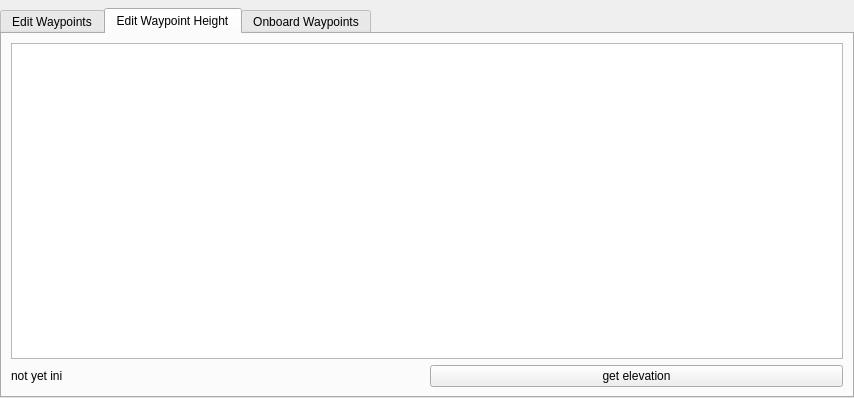
<?xml version="1.0" encoding="UTF-8"?>
<ui version="4.0">
 <class>WaypointList</class>
 <widget class="QWidget" name="WaypointList">
  <property name="geometry">
   <rect>
    <x>0</x>
    <y>0</y>
    <width>854</width>
    <height>398</height>
   </rect>
  </property>
  <property name="minimumSize">
   <size>
    <width>100</width>
    <height>120</height>
   </size>
  </property>
  <property name="windowTitle">
   <string>Form</string>
  </property>
  <layout class="QGridLayout" name="gridLayout">
   <property name="leftMargin">
    <number>0</number>
   </property>
   <property name="topMargin">
    <number>8</number>
   </property>
   <property name="rightMargin">
    <number>0</number>
   </property>
   <property name="bottomMargin">
    <number>0</number>
   </property>
   <property name="spacing">
    <number>0</number>
   </property>
   <item row="0" column="0">
    <widget class="QTabWidget" name="tabWidget">
     <property name="currentIndex">
      <number>1</number>
     </property>
     <widget class="QWidget" name="editTab">
      <attribute name="title">
       <string>Edit Waypoints</string>
      </attribute>
      <layout class="QGridLayout" name="gridLayout_2">
       <property name="leftMargin">
        <number>6</number>
       </property>
       <property name="topMargin">
        <number>0</number>
       </property>
       <property name="rightMargin">
        <number>6</number>
       </property>
       <property name="bottomMargin">
        <number>6</number>
       </property>
       <property name="spacing">
        <number>6</number>
       </property>
       <item row="0" column="0" colspan="9">
        <widget class="QScrollArea" name="scrollArea">
         <property name="widgetResizable">
          <bool>true</bool>
         </property>
         <widget class="QWidget" name="scrollAreaWidgetContents">
          <property name="geometry">
           <rect>
            <x>0</x>
            <y>0</y>
            <width>834</width>
            <height>325</height>
           </rect>
          </property>
          <layout class="QVBoxLayout" name="verticalLayout_2">
           <item>
            <widget class="QWidget" name="editableListWidget" native="true">
             <property name="toolTip">
              <string>Waypoint list. The list is empty until you issue a read command or add waypoints.</string>
             </property>
             <property name="statusTip">
              <string>Waypoint list. The list is empty until you issue a read command or add waypoints.</string>
             </property>
             <property name="whatsThis">
              <string>Waypoint list. The list is empty until you issue a read command or add waypoints.</string>
             </property>
            </widget>
           </item>
          </layout>
         </widget>
        </widget>
       </item>
       <item row="1" column="0">
        <widget class="QPushButton" name="saveButton">
         <property name="toolTip">
          <string>Save waypoints to a file on the local harddisk. Does not save them on the MAV.</string>
         </property>
         <property name="statusTip">
          <string>Save waypoints to a file on the local harddisk. Does not save them on the MAV.</string>
         </property>
         <property name="whatsThis">
          <string>Save waypoints to a file on the local harddisk. Does not save them on the MAV.</string>
         </property>
         <property name="text">
          <string>Save WPs</string>
         </property>
        </widget>
       </item>
       <item row="1" column="1">
        <widget class="QPushButton" name="loadButton">
         <property name="toolTip">
          <string>Load waypoints from a file on the local harddisk. Does not load the waypoints on the MAV.</string>
         </property>
         <property name="statusTip">
          <string>Load waypoints from a file on the local harddisk. Does not load the waypoints on the MAV.</string>
         </property>
         <property name="whatsThis">
          <string>Load waypoints from a file on the local harddisk. Does not load the waypoints on the MAV.</string>
         </property>
         <property name="text">
          <string>Load WPs</string>
         </property>
        </widget>
       </item>
       <item row="1" column="3">
        <spacer name="horizontalSpacer">
         <property name="orientation">
          <enum>Qt::Horizontal</enum>
         </property>
         <property name="sizeHint" stdset="0">
          <size>
           <width>127</width>
           <height>20</height>
          </size>
         </property>
        </spacer>
       </item>
       <item row="1" column="4">
        <widget class="QToolButton" name="positionAddButton">
         <property name="toolTip">
          <string>Set the current vehicle position as new waypoint</string>
         </property>
         <property name="statusTip">
          <string>Set the current vehicle position as new waypoint</string>
         </property>
         <property name="whatsThis">
          <string>Set the current vehicle position as new waypoint</string>
         </property>
         <property name="text">
          <string>...</string>
         </property>
         <property name="icon">
          <iconset resource="../../qgroundcontrol.qrc">
           <normaloff>:/images/actions/go-bottom.svg</normaloff>:/images/actions/go-bottom.svg</iconset>
         </property>
        </widget>
       </item>
       <item row="1" column="5">
        <widget class="QToolButton" name="addButton">
         <property name="toolTip">
          <string>Add a new waypoint to this list. Transmit via write to the MAV.</string>
         </property>
         <property name="statusTip">
          <string>Add a new waypoint to this list. Transmit via write to the MAV.</string>
         </property>
         <property name="whatsThis">
          <string>Add a new waypoint to this list. Transmit via write to the MAV.</string>
         </property>
         <property name="text">
          <string>...</string>
         </property>
         <property name="icon">
          <iconset resource="../../qgroundcontrol.qrc">
           <normaloff>:/images/actions/list-add.svg</normaloff>:/images/actions/list-add.svg</iconset>
         </property>
        </widget>
       </item>
       <item row="1" column="6">
        <widget class="QToolButton" name="clearWPListButton">
         <property name="toolTip">
          <string>Delete all waypoints from this list. You have to click write to clear the list on the MAV as well.</string>
         </property>
         <property name="statusTip">
          <string>Delete all waypoints from this list. You have to click write to clear the list on the MAV as well.</string>
         </property>
         <property name="whatsThis">
          <string>Delete all waypoints from this list. You have to click write to clear the list on the MAV as well.</string>
         </property>
         <property name="text">
          <string>...</string>
         </property>
         <property name="icon">
          <iconset resource="../../qgroundcontrol.qrc">
           <normaloff>:/images/actions/process-stop.svg</normaloff>:/images/actions/process-stop.svg</iconset>
         </property>
        </widget>
       </item>
       <item row="1" column="7">
        <widget class="QPushButton" name="readButton">
         <property name="toolTip">
          <string>Read all waypoints from the MAV. Clears the list on this computer.</string>
         </property>
         <property name="statusTip">
          <string>Read all waypoints from the MAV. Clears the list on this computer.</string>
         </property>
         <property name="whatsThis">
          <string>Read all waypoints from the MAV. Clears the list on this computer.</string>
         </property>
         <property name="text">
          <string>Read</string>
         </property>
         <property name="icon">
          <iconset resource="../../qgroundcontrol.qrc">
           <normaloff>:/images/status/software-update-available.svg</normaloff>:/images/status/software-update-available.svg</iconset>
         </property>
        </widget>
       </item>
       <item row="1" column="8">
        <widget class="QPushButton" name="transmitButton">
         <property name="toolTip">
          <string>Transmit all waypoints on this list to the MAV.</string>
         </property>
         <property name="statusTip">
          <string>Transmit all waypoints on this list to the MAV.</string>
         </property>
         <property name="whatsThis">
          <string>Transmit all waypoints on this list to the MAV.</string>
         </property>
         <property name="text">
          <string>Write</string>
         </property>
         <property name="icon">
          <iconset resource="../../qgroundcontrol.qrc">
           <normaloff>:/images/devices/network-wireless.svg</normaloff>:/images/devices/network-wireless.svg</iconset>
         </property>
        </widget>
       </item>
       <item row="1" column="2">
        <widget class="QLabel" name="statusLabel">
         <property name="toolTip">
          <string>The current waypoint transmission status</string>
         </property>
         <property name="statusTip">
          <string>The current waypoint transmission status</string>
         </property>
         <property name="whatsThis">
          <string>The current waypoint transmission status</string>
         </property>
         <property name="text">
          <string>Please add first waypoint.</string>
         </property>
        </widget>
       </item>
      </layout>
     </widget>
     <widget class="QWidget" name="editHeightTab">
      <attribute name="title">
       <string>Edit Waypoint Height</string>
      </attribute>
      <layout class="QGridLayout" name="gridLayout_4">
       <item row="0" column="0" colspan="2">
        <widget class="HeightProfile" name="heightProfile"/>
       </item>
       <item row="1" column="0">
        <widget class="QLabel" name="infoLabel">
         <property name="text">
          <string>not yet ini</string>
         </property>
        </widget>
       </item>
       <item row="1" column="1">
        <widget class="QPushButton" name="getElevationPoinsButton">
         <property name="text">
          <string>get elevation</string>
         </property>
        </widget>
       </item>
      </layout>
     </widget>
     <widget class="QWidget" name="viewTab">
      <attribute name="title">
       <string>Onboard Waypoints</string>
      </attribute>
      <layout class="QGridLayout" name="gridLayout_3">
       <property name="leftMargin">
        <number>6</number>
       </property>
       <property name="topMargin">
        <number>0</number>
       </property>
       <property name="rightMargin">
        <number>6</number>
       </property>
       <property name="bottomMargin">
        <number>6</number>
       </property>
       <item row="0" column="0" colspan="3">
        <widget class="QScrollArea" name="readOnlyScrollArea">
         <property name="widgetResizable">
          <bool>true</bool>
         </property>
         <widget class="QWidget" name="scrollAreaWidgetContents_2">
          <property name="geometry">
           <rect>
            <x>0</x>
            <y>0</y>
            <width>834</width>
            <height>323</height>
           </rect>
          </property>
          <property name="autoFillBackground">
           <bool>true</bool>
          </property>
          <layout class="QVBoxLayout" name="verticalLayout">
           <item>
            <widget class="QWidget" name="viewOnlyListWidget" native="true">
             <property name="enabled">
              <bool>true</bool>
             </property>
             <property name="maximumSize">
              <size>
               <width>16777215</width>
               <height>16777215</height>
              </size>
             </property>
            </widget>
           </item>
          </layout>
         </widget>
        </widget>
       </item>
       <item row="1" column="0">
        <widget class="QLabel" name="viewStatusLabel">
         <property name="text">
          <string/>
         </property>
        </widget>
       </item>
       <item row="1" column="1">
        <spacer name="horizontalSpacer_2">
         <property name="orientation">
          <enum>Qt::Horizontal</enum>
         </property>
         <property name="sizeHint" stdset="0">
          <size>
           <width>714</width>
           <height>20</height>
          </size>
         </property>
        </spacer>
       </item>
       <item row="1" column="2">
        <widget class="QPushButton" name="refreshButton">
         <property name="toolTip">
          <string>Read all waypoints from the MAV and display in View tab..</string>
         </property>
         <property name="statusTip">
          <string>Read all waypoints from the MAV and display in View tab..</string>
         </property>
         <property name="whatsThis">
          <string>Read all waypoints from the MAV and display in View tab.</string>
         </property>
         <property name="text">
          <string>Refresh</string>
         </property>
         <property name="icon">
          <iconset resource="../../qgroundcontrol.qrc">
           <normaloff>:/images/actions/go-jump.svg</normaloff>:/images/actions/go-jump.svg</iconset>
         </property>
        </widget>
       </item>
      </layout>
     </widget>
    </widget>
   </item>
  </layout>
  <action name="actionAddWaypoint">
   <property name="icon">
    <iconset resource="../../qgroundcontrol.qrc">
     <normaloff>:/images/actions/list-add.svg</normaloff>:/images/actions/list-add.svg</iconset>
   </property>
   <property name="text">
    <string>Add Waypoint</string>
   </property>
   <property name="toolTip">
    <string>Add a new waypoint to the end of the list</string>
   </property>
  </action>
  <action name="actionTransmit">
   <property name="icon">
    <iconset resource="../../qgroundcontrol.qrc">
     <normaloff>:/images/devices/network-wireless.svg</normaloff>:/images/devices/network-wireless.svg</iconset>
   </property>
   <property name="text">
    <string>Transmit</string>
   </property>
   <property name="toolTip">
    <string>Transmit waypoints to unmanned system</string>
   </property>
  </action>
  <action name="actionRead">
   <property name="icon">
    <iconset resource="../../qgroundcontrol.qrc">
     <normaloff>:/images/status/software-update-available.svg</normaloff>:/images/status/software-update-available.svg</iconset>
   </property>
   <property name="text">
    <string>Read</string>
   </property>
  </action>
 </widget>
 <customwidgets>
  <customwidget>
   <class>HeightProfile</class>
   <extends>QGraphicsView</extends>
   <header>HeightProfile.h</header>
  </customwidget>
 </customwidgets>
 <resources>
  <include location="../../qgroundcontrol.qrc"/>
 </resources>
 <connections/>
</ui>
